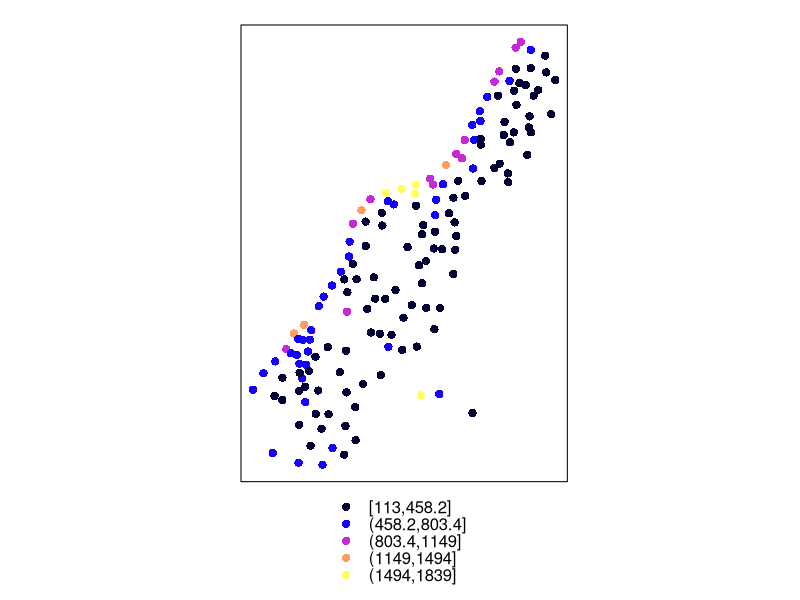
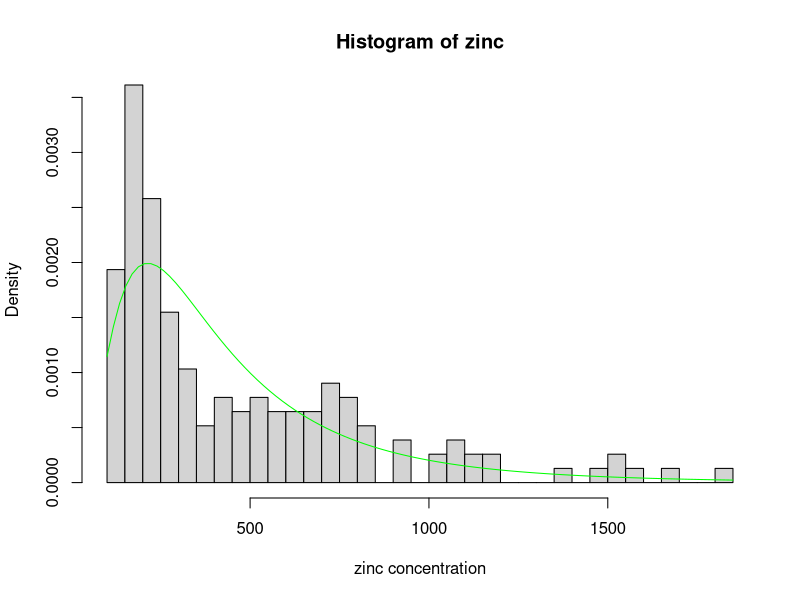

Generate these figures, in order, with R: (Note: this script raises an error after producing the figures.)
## librarys ##
library("sp")

## meuse - spatial poionts data.frame ##
data("meuse")
coordinates(meuse) = ~x+y

spplot(meuse,"zinc", col.regions=bpy.colors(5))

## margins ##
hist(meuse[["zinc"]],freq=F,n=30,ylim=c(0,0.0035), 
     main="Histogram of zinc", xlab="zinc concentration")

# gevEsti <- fgev(meuse[["zinc"]])$estimate
meanLog <- mean(log(meuse[["zinc"]]))
sdLog <- sd(log(meuse[["zinc"]]))
# curve(dgev(x,gevEsti[1], gevEsti[2], gevEsti[3]),add=T,col="red")
curve(dlnorm(x,meanLog,sdLog),add=T,col="green")

pMar <- function(q) plnorm(q, meanLog, sdLog)
qMar <- function(p) qlnorm(p, meanLog, sdLog)
dMar <- function(x) dlnorm(x, meanLog, sdLog)

meuse$marZinc <- pMar(meuse$zinc)

## lag classes ##
bins <- calcBins(meuse, var="marZinc", nbins=10, cutoff=800)

## calculate parameters for Kendall's tau function ##
# either linear
calcKTauLin <- fitCorFun(bins, degree=1, cutoff=600)
curve(calcKTauLin,0, 1000, col="red",add=TRUE)

# or polynomial (used here)
calcKTauPol <- fitCorFun(bins, degree=3)
curve(calcKTauPol,0, 1000, col="purple",add=TRUE)

## find best fitting copula per lag class
loglikTau <- loglikByCopulasLags(bins, meuse, calcKTauPol,
                                 families=c(normalCopula(0), tCopula(0),
                                            claytonCopula(0), frankCopula(1), 
                                            gumbelCopula(1), joeBiCopula(1.5),
                                            indepCopula()))
bestFitTau <- apply(apply(loglikTau$loglik, 1, rank, na.last=T), 2, 
                    function(x) which(x==7))
colnames(loglikTau$loglik)[bestFitTau]

## set-up a spatial Copula ##
spCop <- spCopula(components=list(normalCopula(0), tCopula(0),
                                  normalCopula(1), tCopula(0), 
                                  claytonCopula(0), claytonCopula(0),
                                  claytonCopula(0), claytonCopula(0),
                                  claytonCopula(0), indepCopula()),
                  distances=bins$meanDists,
                  spDepFun=calcKTauPol, unit="m")

## compare spatial copula loglik by lag:
lagData <- lapply(bins$lags, function(x) {
                               as.matrix((cbind(meuse[x[,1], "marZinc"]@data,
                                                meuse[x[,2], "marZinc"]@data)))
                             })

spLoglik <- NULL
for(i in 1:length(bins$lags)) { # i <- 7
  cat("Lag",i,"\n")
  spLoglik <- c(spLoglik,
                sum((dCopula(u=lagData[[i]], spCop,log=T,
                            h=bins$lags[[i]][,3]))))
}

plot(spLoglik, ylab="log-likelihood", xlim=c(1,11)) 
points(loglikTau$loglik[cbind(1:10,bestFitTau)], col="green", pch=16)
points(loglikTau$loglik[,1], col="red", pch=5)
legend(6, 50,c("Spatial Copula", "best copula per lag", "Gaussian Copula",
               "number of pairs"), 
       pch=c(1,16,5,50), col=c("black", "green", "red"))
text(x=(1:10+0.5), y=spLoglik, lapply(lagData,length))

##
# spatial vine
vineDim <- 5L
meuseNeigh <- getNeighbours(meuse,var="marZinc",size=vineDim)

vineCop <- vineCopula(4L)

meuseSpVine <- fitCopula(spVineCopula(spCop, vineCop),
                         list(meuseNeigh, meuse), method="none")

# log-likelihood:
meuseSpVine@loglik

meuseSpVine <- meuseSpVine@copula

##
# leave-one-out x-validation
time <- proc.time()  # ~100 s
predMedian <- NULL
predMean <- NULL
for(loc in 1:nrow(meuseNeigh@data)) { # loc <- 145
  cat("Location:",loc,"\n")
  condSecVine <- condSpVine(condVar=as.numeric(meuseNeigh@data[loc,-1]), 
                          dists=list(meuseNeigh@distances[loc,,drop=F]),meuseSpVine)

  predMedian <- c(predMedian, qMar(optimise(function(x) abs(integrate(condSecVine,0,x)$value-0.5),c(0,1))$minimum))
  
  condExp <-  function(x) {
    condSecVine(pMar(x))*dMar(x)*x
  }
  
  predMean <- c(predMean, integrate(condExp,0,3000,subdivisions=1e6)$value)
}
proc.time()-time

mean(abs(predMean-meuse$zinc))
mean(predMean-meuse$zinc)
sqrt(mean((predMean-meuse$zinc)^2))

mean(abs(predMedian-meuse$zinc))
mean(predMedian-meuse$zinc)
sqrt(mean((predMedian-meuse$zinc)^2))

plot(predMean,meuse$zinc)
abline(0,1)

plot(predMedian,meuse$zinc)
abline(0,1)

## kriging results:
# same neighbourhood size 5L:
# MAE:  158.61
# BIAS:  -4.24
# RMSE: 239.85
#
# global kriging:
# MAE:  148.85
# BIAS:  -3.05
# RMSE: 226.15
